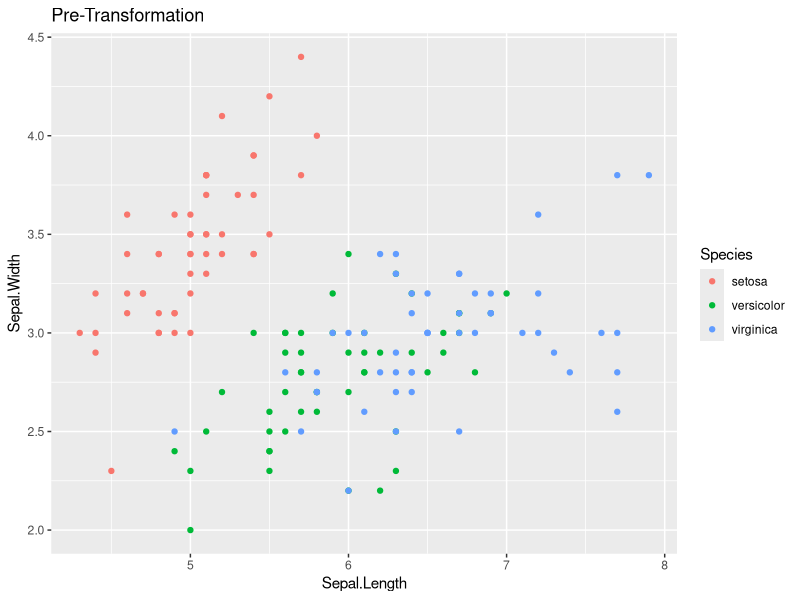
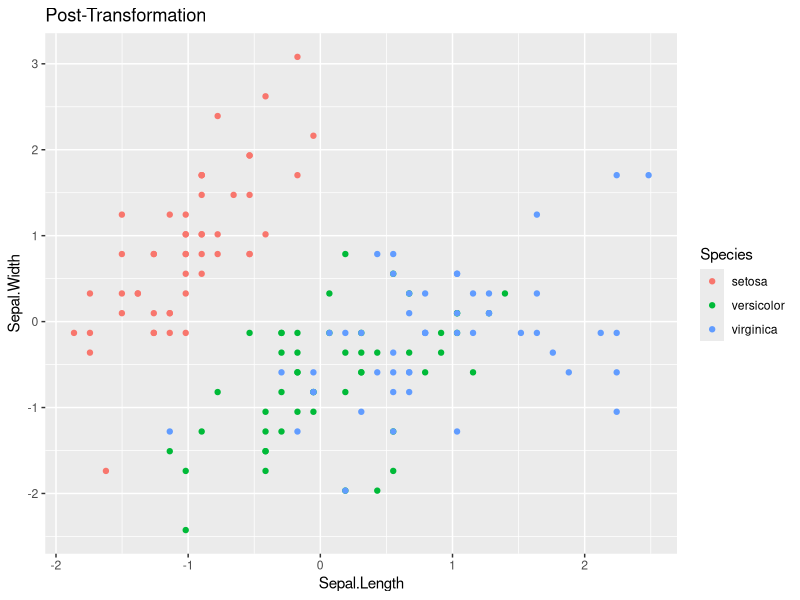

Recreate these plots in R, in order.
## ---- chunk 1
library(tidyverse)
## ---- chunk 2
duniform <- function(x, a, b){
  density <- case_when(a<x&b>x ~ 1/(b-a),
                       x<a|x>b ~ 0)
  return(density)
}
duniform(1, 2, 8)     # x<a
duniform(11, 6, 15)   # a<x<b
duniform(13, 3, 7)    # b<x
## ---- chunk 3
duniform2 <- function(x, a, b){
  density <- ifelse(a<x&b>x, 1/(b-a), 0)
  return(density)
}
duniform2(c(0,2,4,6), 1, 5)

microbenchmark::microbenchmark( duniform( seq(-4,12,by=.0001), 4, 8), times=100)
microbenchmark::microbenchmark( duniform2( seq(-4,12,by=.0001), 4, 8), times=100)
## ---- chunk 4
duniform <- function(x, a=0, b=1){
  density <- case_when(a<x&b>x ~ 1/(b-a),
                       x<a|x>b ~ 0)
  return(density)
}
duniform(0.5)
duniform(4)
duniform(11,6,15)
## ---- chunk 5
standardize <- function( x ){
  s_dev <- sd(x)
  xbar <- mean(x)
  stdzd <- c()
  for( i in x ){
    z = (i-xbar)/s_dev
    stdzd <- c(stdzd, z)
  }
  return(stdzd)
}
standardize( c(1,2,3,4,5,6))
## ---- chunk 6
data( 'iris' )

ggplot(iris, aes(x=Sepal.Length, y=Sepal.Width, color=Species)) +
  geom_point() +
  labs(title='Pre-Transformation')

iris.z <- iris %>% mutate( across(where(is.numeric), standardize) )

ggplot(iris.z, aes(x=Sepal.Length, y=Sepal.Width, color=Species)) +
  geom_point() +
  labs(title='Post-Transformation')
## ---- chunk 7
fizz_buzz <- function(n){
  list <- seq(n)
  FB_list <- NULL
  for( i in list ){
    fate <- case_when( i %% 15 == 0 ~ 'Fizz-Buzz',
                       i %% 5 == 0 ~ 'Buzz',
                       i %% 3 == 0 ~ 'Fizz',
                       .default =as.character(i))
    FB_list <- paste(FB_list, fate, sep=' ')
  }
  return(FB_list)
}
fizz_buzz(25)
